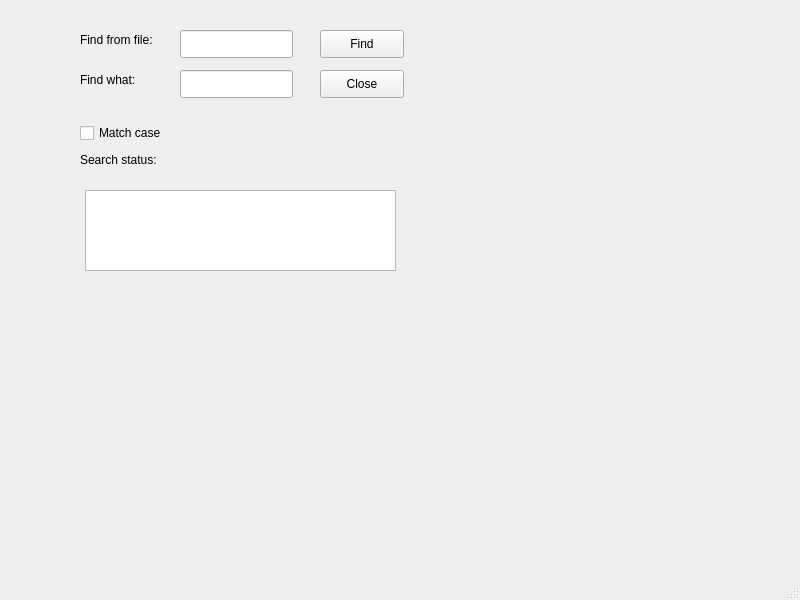
<?xml version="1.0" encoding="UTF-8"?>
<ui version="4.0">
 <class>MainWindow</class>
 <widget class="QMainWindow" name="MainWindow">
  <property name="geometry">
   <rect>
    <x>0</x>
    <y>0</y>
    <width>800</width>
    <height>600</height>
   </rect>
  </property>
  <property name="windowTitle">
   <string>MainWindow</string>
  </property>
  <widget class="QWidget" name="centralwidget">
   <widget class="QLabel" name="file">
    <property name="geometry">
     <rect>
      <x>80</x>
      <y>30</y>
      <width>101</width>
      <height>20</height>
     </rect>
    </property>
    <property name="text">
     <string>Find from file:</string>
    </property>
   </widget>
   <widget class="QLabel" name="word">
    <property name="geometry">
     <rect>
      <x>80</x>
      <y>70</y>
      <width>71</width>
      <height>20</height>
     </rect>
    </property>
    <property name="text">
     <string>Find what:</string>
    </property>
   </widget>
   <widget class="QLineEdit" name="fileLineEdit">
    <property name="geometry">
     <rect>
      <x>180</x>
      <y>30</y>
      <width>113</width>
      <height>28</height>
     </rect>
    </property>
   </widget>
   <widget class="QLineEdit" name="keyLineEdit">
    <property name="geometry">
     <rect>
      <x>180</x>
      <y>70</y>
      <width>113</width>
      <height>28</height>
     </rect>
    </property>
   </widget>
   <widget class="QPushButton" name="findPushButton">
    <property name="geometry">
     <rect>
      <x>320</x>
      <y>30</y>
      <width>84</width>
      <height>28</height>
     </rect>
    </property>
    <property name="text">
     <string>Find</string>
    </property>
   </widget>
   <widget class="QPushButton" name="closePushButton">
    <property name="geometry">
     <rect>
      <x>320</x>
      <y>70</y>
      <width>84</width>
      <height>28</height>
     </rect>
    </property>
    <property name="text">
     <string>Close</string>
    </property>
   </widget>
   <widget class="QCheckBox" name="matchCheckBox">
    <property name="geometry">
     <rect>
      <x>80</x>
      <y>120</y>
      <width>101</width>
      <height>26</height>
     </rect>
    </property>
    <property name="text">
     <string>Match case</string>
    </property>
   </widget>
   <widget class="QLabel" name="label">
    <property name="geometry">
     <rect>
      <x>80</x>
      <y>150</y>
      <width>111</width>
      <height>20</height>
     </rect>
    </property>
    <property name="text">
     <string>Search status:</string>
    </property>
   </widget>
   <widget class="QTextBrowser" name="textBrowser">
    <property name="geometry">
     <rect>
      <x>85</x>
      <y>190</y>
      <width>311</width>
      <height>81</height>
     </rect>
    </property>
   </widget>
  </widget>
  <widget class="QMenuBar" name="menubar">
   <property name="geometry">
    <rect>
     <x>0</x>
     <y>0</y>
     <width>800</width>
     <height>25</height>
    </rect>
   </property>
  </widget>
  <widget class="QStatusBar" name="statusbar"/>
 </widget>
 <resources/>
 <connections>
  <connection>
   <sender>closePushButton</sender>
   <signal>clicked()</signal>
   <receiver>MainWindow</receiver>
   <slot>close()</slot>
   <hints>
    <hint type="sourcelabel">
     <x>361</x>
     <y>108</y>
    </hint>
    <hint type="destinationlabel">
     <x>399</x>
     <y>299</y>
    </hint>
   </hints>
  </connection>
 </connections>
</ui>
